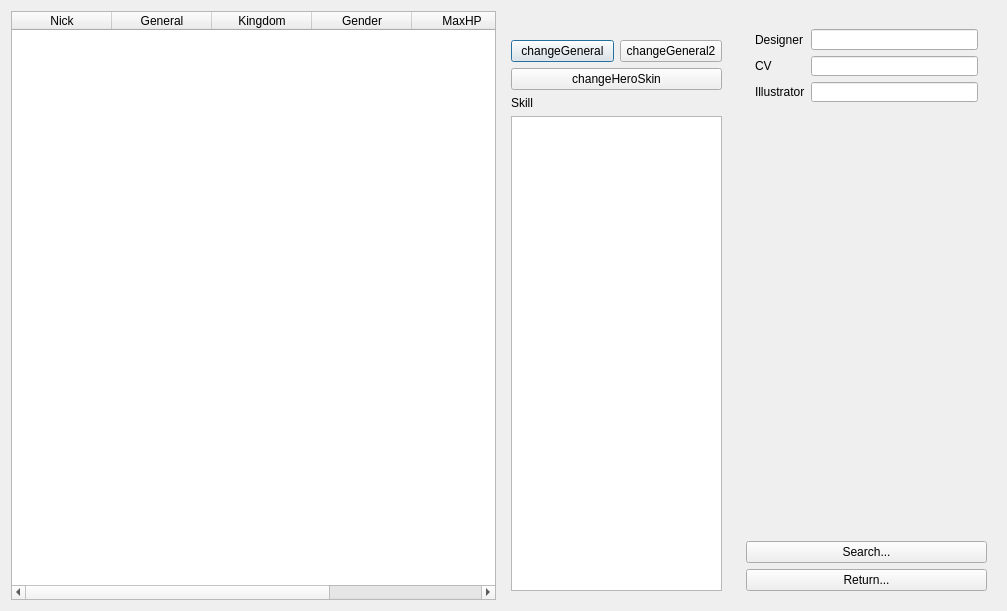
<?xml version="1.0" encoding="UTF-8"?>
<ui version="4.0">
 <class>GeneralOverview</class>
 <widget class="QDialog" name="GeneralOverview">
  <property name="windowModality">
   <enum>Qt::NonModal</enum>
  </property>
  <property name="geometry">
   <rect>
    <x>0</x>
    <y>0</y>
    <width>1007</width>
    <height>611</height>
   </rect>
  </property>
  <property name="minimumSize">
   <size>
    <width>945</width>
    <height>550</height>
   </size>
  </property>
  <property name="baseSize">
   <size>
    <width>0</width>
    <height>0</height>
   </size>
  </property>
  <property name="windowTitle">
   <string>General Overview</string>
  </property>
  <layout class="QHBoxLayout" name="horizontalLayout_2">
   <item>
    <widget class="QTableWidget" name="tableWidget">
     <property name="editTriggers">
      <set>QAbstractItemView::NoEditTriggers</set>
     </property>
     <property name="selectionMode">
      <enum>QAbstractItemView::SingleSelection</enum>
     </property>
     <property name="selectionBehavior">
      <enum>QAbstractItemView::SelectRows</enum>
     </property>
     <property name="sortingEnabled">
      <bool>true</bool>
     </property>
     <column>
      <property name="text">
       <string>Nick</string>
      </property>
     </column>
     <column>
      <property name="text">
       <string>General</string>
      </property>
     </column>
     <column>
      <property name="text">
       <string>Kingdom</string>
      </property>
     </column>
     <column>
      <property name="text">
       <string>Gender</string>
      </property>
     </column>
     <column>
      <property name="text">
       <string>MaxHP</string>
      </property>
     </column>
     <column>
      <property name="text">
       <string>Package</string>
      </property>
     </column>
    </widget>
   </item>
   <item>
    <layout class="QHBoxLayout" name="horizontalLayout">
     <item>
      <widget class="QFrame" name="frame">
       <layout class="QVBoxLayout" name="verticalLayout_2">
        <item>
         <widget class="QLabel" name="generalPhoto">
          <property name="text">
           <string/>
          </property>
          <property name="pixmap">
           <pixmap>../image/generals/card/caocao.jpg</pixmap>
          </property>
         </widget>
        </item>
        <item>
         <layout class="QHBoxLayout" name="changeGeneralButtonLayout">
          <property name="sizeConstraint">
           <enum>QLayout::SetFixedSize</enum>
          </property>
          <property name="leftMargin">
           <number>0</number>
          </property>
          <property name="bottomMargin">
           <number>0</number>
          </property>
          <item>
           <widget class="QPushButton" name="changeGeneralButton">
            <property name="text">
             <string>changeGeneral</string>
            </property>
           </widget>
          </item>
          <item>
           <widget class="QPushButton" name="changeGeneral2Button">
            <property name="text">
             <string>changeGeneral2</string>
            </property>
           </widget>
          </item>
         </layout>
        </item>
        <item>
         <widget class="QPushButton" name="changeHeroSkinButton">
          <property name="text">
           <string>changeHeroSkin</string>
          </property>
         </widget>
        </item>
        <item>
         <widget class="QLabel" name="skillLabel">
          <property name="text">
           <string>Skill</string>
          </property>
         </widget>
        </item>
        <item>
         <widget class="QTextEdit" name="skillTextEdit">
          <property name="maximumSize">
           <size>
            <width>211</width>
            <height>16777215</height>
           </size>
          </property>
          <property name="readOnly">
           <bool>true</bool>
          </property>
         </widget>
        </item>
       </layout>
      </widget>
     </item>
     <item>
      <widget class="QFrame" name="frame2">
       <layout class="QVBoxLayout" name="verticalLayout">
        <item>
         <widget class="QFrame" name="frame1">
          <property name="minimumSize">
           <size>
            <width>241</width>
            <height>0</height>
           </size>
          </property>
          <property name="maximumSize">
           <size>
            <width>271</width>
            <height>91</height>
           </size>
          </property>
          <layout class="QGridLayout" name="gridLayout">
           <item row="1" column="1">
            <widget class="QLineEdit" name="cvLineEdit">
             <property name="frame">
              <bool>true</bool>
             </property>
             <property name="alignment">
              <set>Qt::AlignRight|Qt::AlignTrailing|Qt::AlignVCenter</set>
             </property>
             <property name="readOnly">
              <bool>true</bool>
             </property>
            </widget>
           </item>
           <item row="1" column="0">
            <widget class="QLabel" name="cvLabel">
             <property name="text">
              <string>CV</string>
             </property>
            </widget>
           </item>
           <item row="0" column="1">
            <widget class="QLineEdit" name="designerLineEdit">
             <property name="alignment">
              <set>Qt::AlignRight|Qt::AlignTrailing|Qt::AlignVCenter</set>
             </property>
             <property name="readOnly">
              <bool>true</bool>
             </property>
            </widget>
           </item>
           <item row="0" column="0">
            <widget class="QLabel" name="designerLabel">
             <property name="text">
              <string>Designer</string>
             </property>
            </widget>
           </item>
           <item row="2" column="0">
            <widget class="QLabel" name="illustratorLabel">
             <property name="text">
              <string>Illustrator</string>
             </property>
            </widget>
           </item>
           <item row="2" column="1">
            <widget class="QLineEdit" name="illustratorLineEdit">
             <property name="frame">
              <bool>true</bool>
             </property>
             <property name="alignment">
              <set>Qt::AlignRight|Qt::AlignTrailing|Qt::AlignVCenter</set>
             </property>
             <property name="readOnly">
              <bool>true</bool>
             </property>
            </widget>
           </item>
          </layout>
         </widget>
        </item>
        <item>
         <widget class="QScrollArea" name="scrollArea">
          <property name="maximumSize">
           <size>
            <width>271</width>
            <height>16777215</height>
           </size>
          </property>
          <property name="frameShape">
           <enum>QFrame::NoFrame</enum>
          </property>
          <property name="widgetResizable">
           <bool>true</bool>
          </property>
          <widget class="QWidget" name="scrollAreaWidgetContents">
           <property name="geometry">
            <rect>
             <x>0</x>
             <y>0</y>
             <width>271</width>
             <height>397</height>
            </rect>
           </property>
          </widget>
         </widget>
        </item>
        <item>
         <widget class="QPushButton" name="searchButton">
          <property name="text">
           <string>Search...</string>
          </property>
         </widget>
        </item>
        <item>
         <widget class="QPushButton" name="returnButton">
          <property name="text">
           <string>Return...</string>
          </property>
         </widget>
        </item>
       </layout>
      </widget>
     </item>
    </layout>
   </item>
  </layout>
 </widget>
 <resources/>
 <connections/>
</ui>
